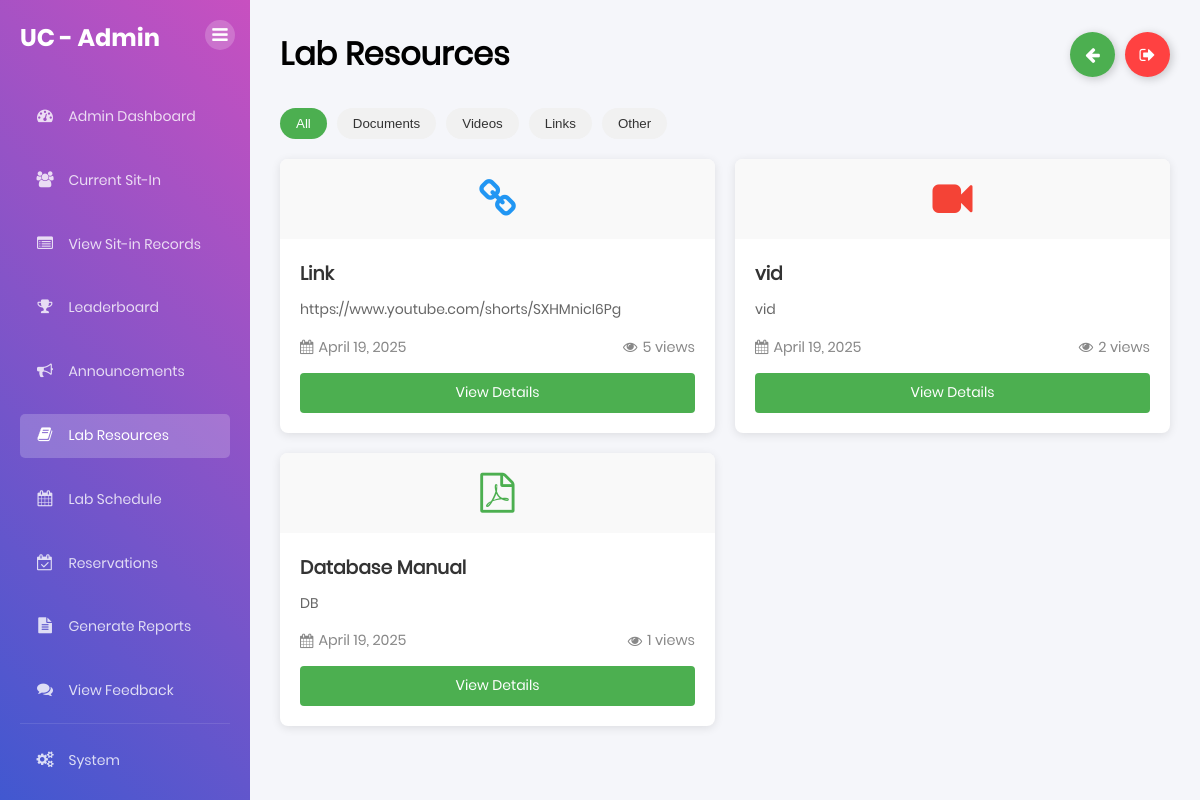
/lab_resources (signed in), run on an earlier commit of the app's database.
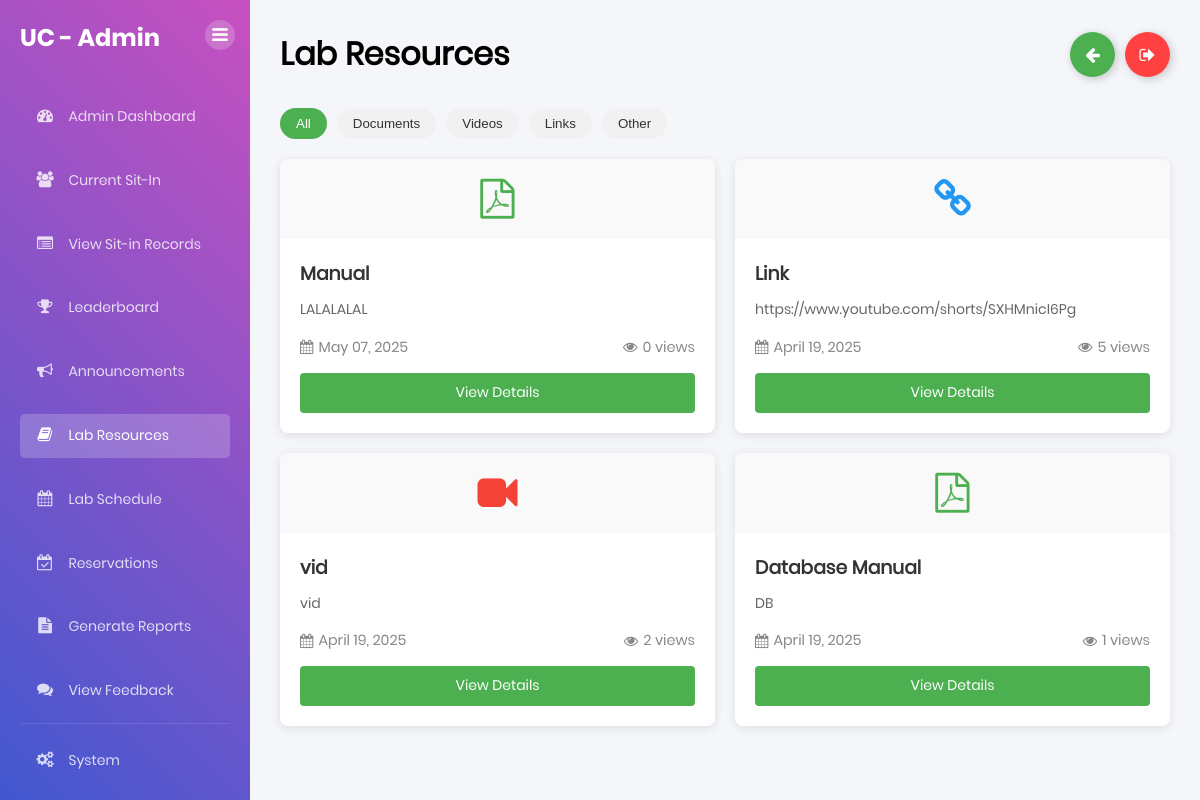
And on a later commit of the database.
### tables this page shows
CREATE TABLE lab_resources (
            resource_id INTEGER PRIMARY KEY AUTOINCREMENT,
            title TEXT NOT NULL,
            description TEXT NOT NULL,
            file_path TEXT,
            resource_type TEXT NOT NULL,
            posted_by TEXT NOT NULL,
            posted_date DATETIME DEFAULT CURRENT_TIMESTAMP,
            is_active BOOLEAN DEFAULT 1,
            view_count INTEGER DEFAULT 0
        );

### app.py (the view)
@app.route('/lab_resources')
def lab_resources():
    if 'user' not in session:
        flash("Please log in to access lab resources.", "warning")
        return redirect(url_for('home'))
    try:
        conn = get_db_connection()
        if session.get('is_admin'):
            resources = conn.execute("""
                SELECT * FROM lab_resources
                ORDER BY posted_date DESC
            """).fetchall()
        else:
            resources = conn.execute("""
                SELECT * FROM lab_resources
                WHERE is_active = 1
                ORDER BY posted_date DESC
            """).fetchall()
        return render_template('lab_resources.html', resources=resources)
    except sqlite3.Error as e:
        flash(f"Database error: {str(e)}", "danger")
        return redirect(url_for('dashboard'))
    finally:
        if conn:
            conn.close()

### app.py (called while the page is built)
def get_db_connection():
    conn = sqlite3.connect("users.db")
    conn.row_factory = sqlite3.Row
    return conn

@app.after_request
def add_header(response):
    response.headers["Cache-Control"] = "no-cache, no-store, must-revalidate"
    response.headers["Pragma"] = "no-cache"
    response.headers["Expires"] = "0"
    return response

def format_date(value):
    try:
        if 'T' in value:
            dt = datetime.strptime(value, '%Y-%m-%dT%H:%M')
        else:
            dt = datetime.strptime(value, '%Y-%m-%d %H:%M:%S')
        date_str = dt.strftime('%B %d, %Y')
        time_str = dt.strftime('%I:%M %p')
        return date_str, time_str
    except ValueError:
        return value, value

### templates/lab_resources.html (shortened to what the changed rows need)
{% extends 'base.html' %} {% block content %}
<div class="dashboard-container">
  <div class="sidebar">
    <div class="sidebar-header">
      {% if session.get('is_admin') %}
      <h2>UC - Admin</h2>
      {% else %}
      <h2>UC - Student</h2>
      {% endif %}
    </div>
  </div>
  <div class="main-content">
    <div class="header">
      <h1>Lab Resources</h1>
    </div>
    <div class="resources-grid">
      {% if resources %}
        {% for resource in resources %}
        <div class="resource-card" data-type="{{ resource.resource_type }}">
          <div class="resource-icon">
            {% if resource.resource_type == 'document' %}
              <i class="fa fa-file-pdf-o"></i>
            {% elif resource.resource_type == 'video' %}
              <i class="fa fa-video-camera"></i>
            {% elif resource.resource_type == 'link' %}
              <i class="fa fa-link"></i>
            {% else %}
              <i class="fa fa-file-o"></i>
            {% endif %}
          </div>
          <div class="resource-content">
            <h3>{{ resource.title }}</h3>
            <p class="resource-description">
              {{ resource.description|truncate(100) }}
            </p>
            <div class="resource-meta">
              <span><i class="fa fa-calendar"></i> {{ resource.posted_date|format_date|first }}</span>
              <span><i class="fa fa-eye"></i> {{ resource.view_count }} views</span>
            </div>
            <a href="{{ url_for('view_resource', resource_id=resource.resource_id) }}" class="resource-button">View Details</a>
          </div>
        </div>
        {% endfor %}
      {% else %}
        <div class="no-resources">
          <i class="fa fa-info-circle"></i>
          <p>No resources available at the moment. Please check back later.</p>
        </div>
      {% endif %}
    </div>
  </div>
</div>
{% endblock %}

What changed in the data, as far as the page shows it:
added lab_resources: resource_type "document" (drawn), title "Manual", description "LALALALAL", posted_date|first "May 07, 2025", view_count "0"
